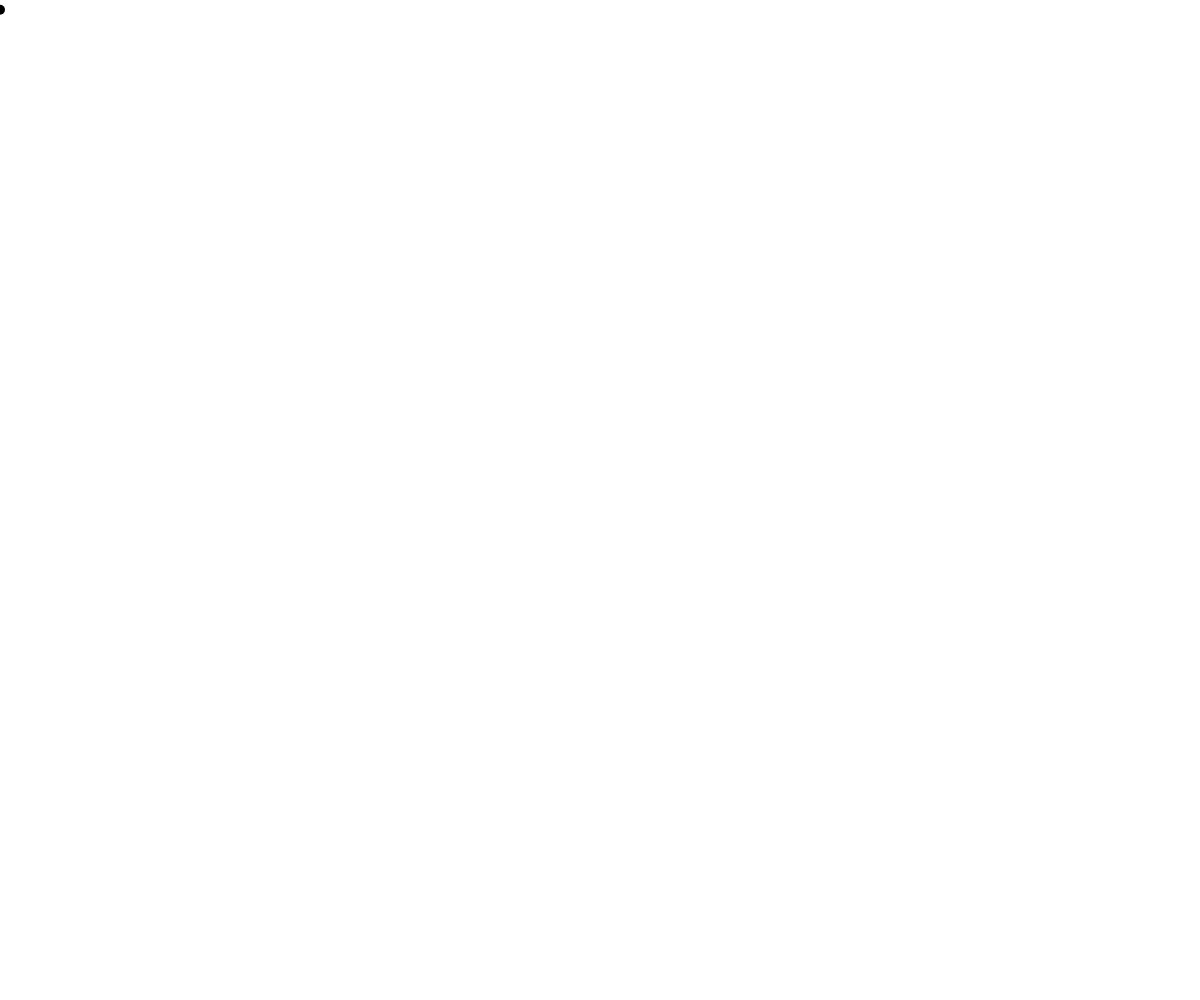
Frame 1 (no input)
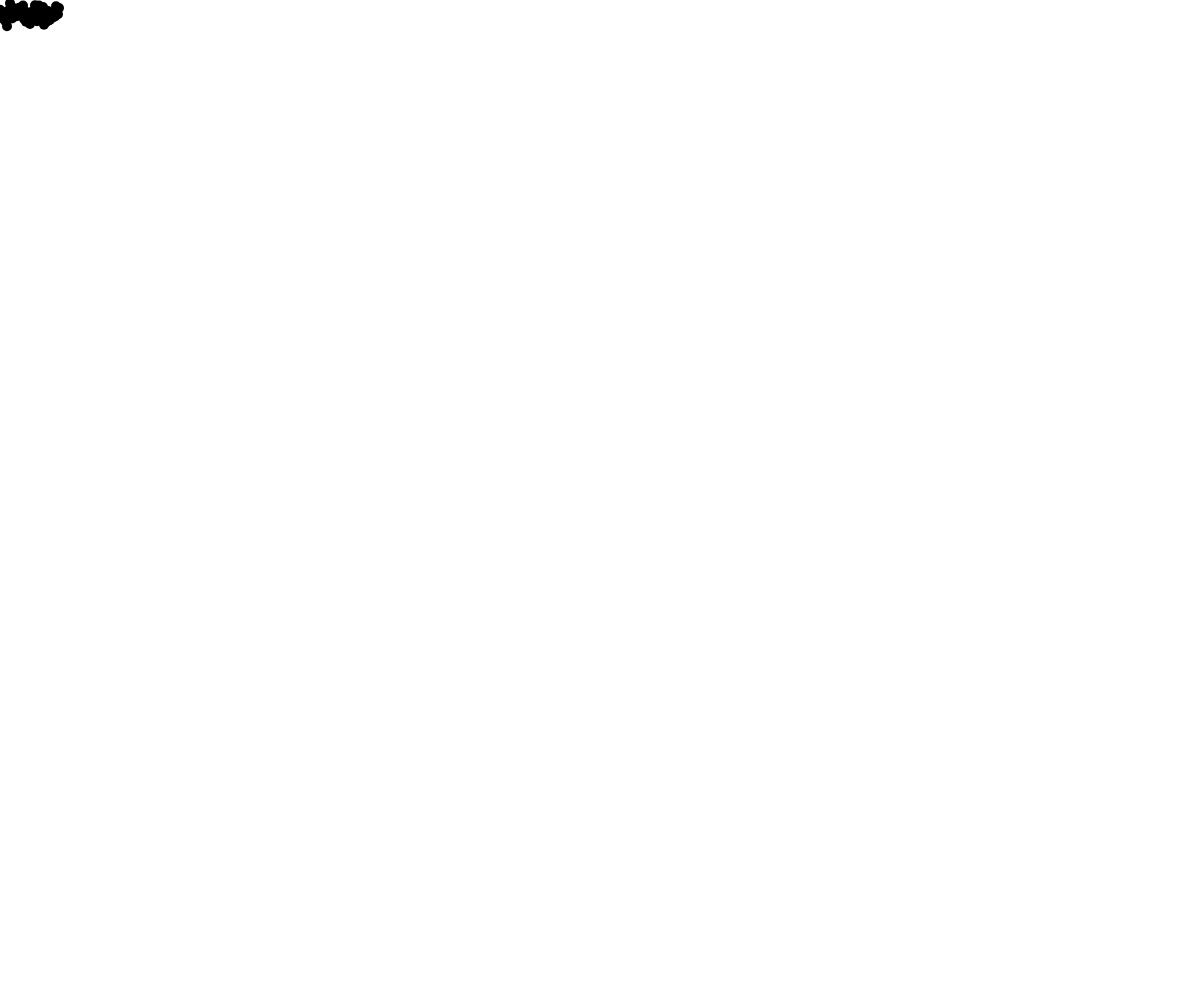
Frame 60 (no input)
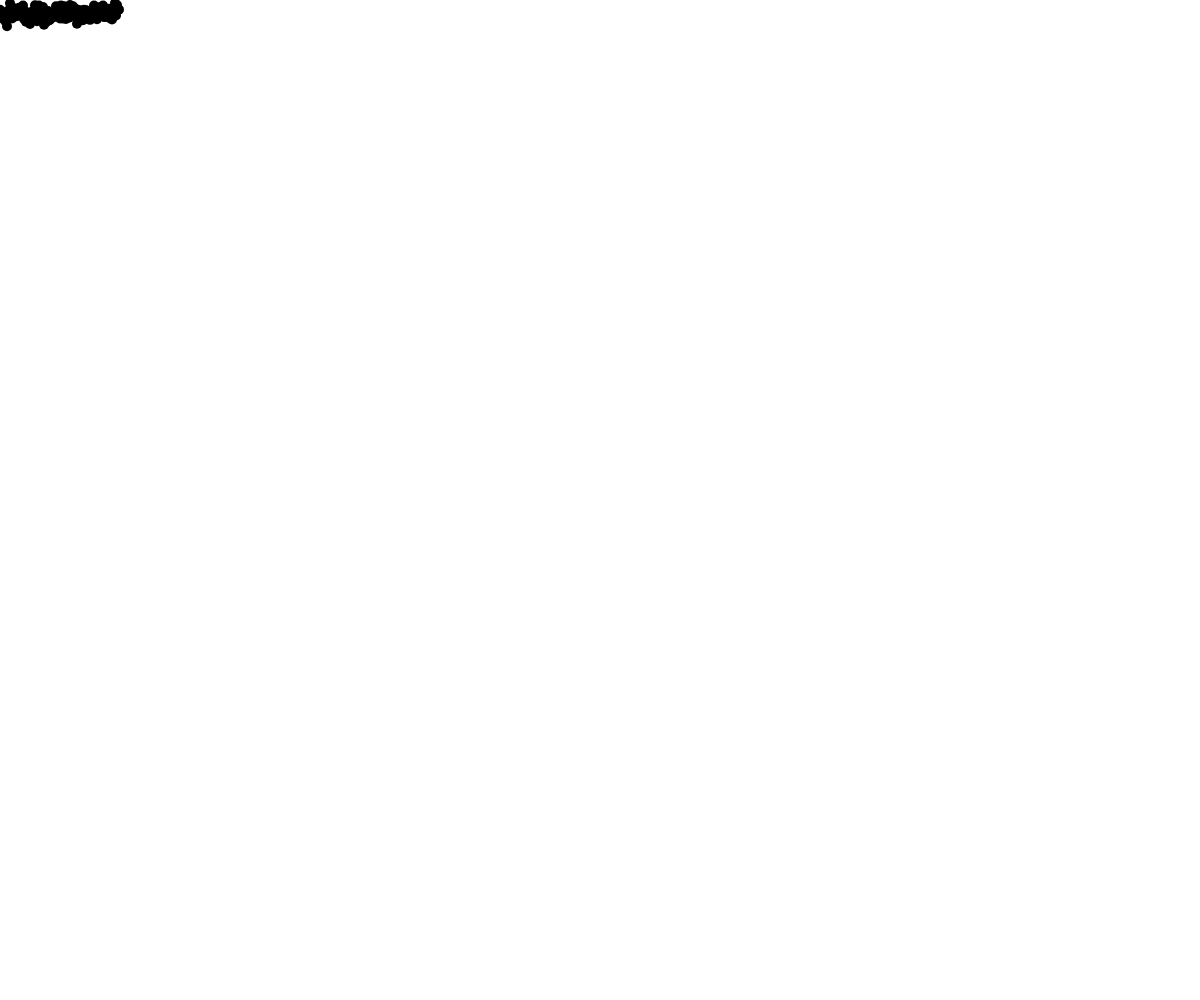
Frame 120 (the mouse pressed at the canvas centre since frame 60)

The p5.js sketch that drew these frames (run headless with seeded random() and noise() and a simulated clock; from frame 60 on, the mouse is pressed at the canvas centre):

// p5.js sketch
// ── sketch.js
let x_coordinate = 500.0;
let plot_x = 0.0;


function setup() {
    createCanvas(windowWidth, windowHeight);
}

function draw() {

    // Get noise with x coordinate
    x_noise = noise(x_coordinate) * 30;

    // Plot the point with random noise
    strokeWeight(10);
    point(plot_x, x_noise);

    // Increment the x coordinate
    x_coordinate++;

    // Increase the x coordinate
    // for plotting
    plot_x++;
}
